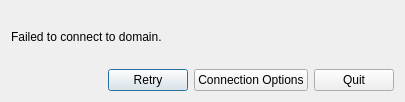
<?xml version="1.0" encoding="UTF-8"?>
<ui version="4.0">
 <class>MainWindowConnectionError</class>
 <widget class="QDialog" name="MainWindowConnectionError">
  <property name="geometry">
   <rect>
    <x>0</x>
    <y>0</y>
    <width>405</width>
    <height>102</height>
   </rect>
  </property>
  <property name="windowTitle">
   <string>Connection error</string>
  </property>
  <layout class="QVBoxLayout" name="verticalLayout">
   <item>
    <spacer name="verticalSpacer">
     <property name="orientation">
      <enum>Qt::Vertical</enum>
     </property>
     <property name="sizeHint" stdset="0">
      <size>
       <width>20</width>
       <height>4</height>
      </size>
     </property>
    </spacer>
   </item>
   <item>
    <widget class="QLabel" name="label">
     <property name="text">
      <string>Failed to connect to domain.</string>
     </property>
    </widget>
   </item>
   <item>
    <spacer name="verticalSpacer_2">
     <property name="orientation">
      <enum>Qt::Vertical</enum>
     </property>
     <property name="sizeHint" stdset="0">
      <size>
       <width>20</width>
       <height>4</height>
      </size>
     </property>
    </spacer>
   </item>
   <item>
    <layout class="QHBoxLayout" name="horizontalLayout">
     <item>
      <spacer name="horizontalSpacer">
       <property name="orientation">
        <enum>Qt::Horizontal</enum>
       </property>
       <property name="sizeHint" stdset="0">
        <size>
         <width>40</width>
         <height>20</height>
        </size>
       </property>
      </spacer>
     </item>
     <item>
      <widget class="QPushButton" name="retry_button">
       <property name="text">
        <string>Retry</string>
       </property>
      </widget>
     </item>
     <item>
      <widget class="QPushButton" name="options_button">
       <property name="text">
        <string>Connection Options</string>
       </property>
      </widget>
     </item>
     <item>
      <widget class="QPushButton" name="quit_button">
       <property name="text">
        <string>Quit</string>
       </property>
      </widget>
     </item>
    </layout>
   </item>
  </layout>
 </widget>
 <resources/>
 <connections/>
</ui>
